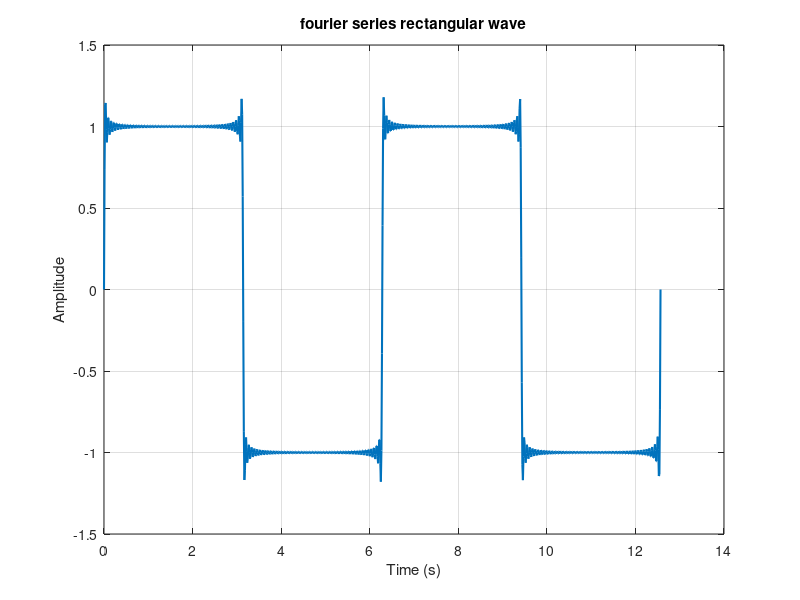
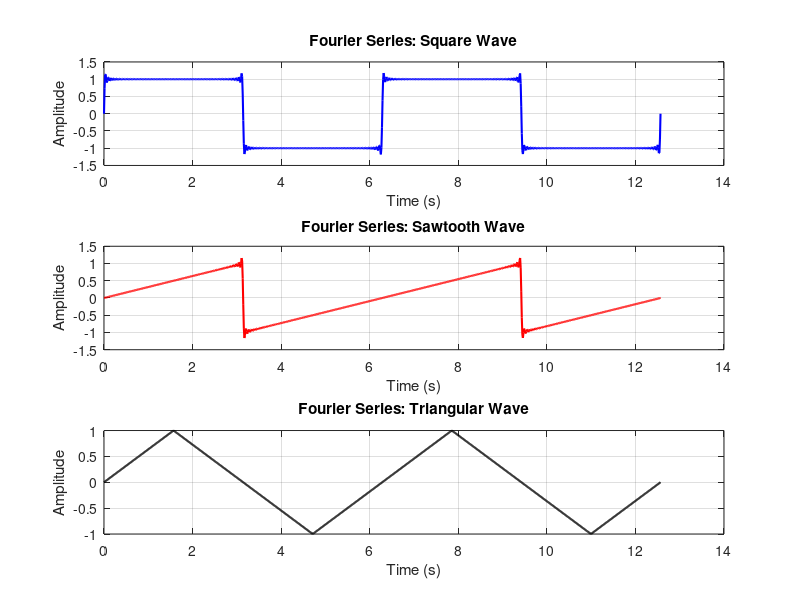

MATLAB code for these plots, in order:
%% =========================================================================
% EXPERIMENT NO. 7
% AIM: To Study the Fourier series of Square, Sawtooth and Triangular waves using MATLAB/Scilab.
% =========================================================================

clc;
clear all;
close all;

% Parameters matching syllabus
T = 2*pi;
omega = 2*pi/T;
t = linspace(0, 4*pi, 1000);
N = 100; % Number of harmonics

% -------------------------------------------------------------------------
% 1. Rectangular / Square Wave Fourier Series (matching peer's file)
% -------------------------------------------------------------------------
sq_wave = zeros(size(t));
for n = 1:2:N
    sq_wave = sq_wave + (4 / (n * pi)) * sin(n * omega * t);
end

figure('Name', 'Experiment 7 - Rectangular Wave Fourier Series', 'NumberTitle', 'off', 'Color', 'w');
plot(t, sq_wave, 'LineWidth', 1.5);
grid on;
xlabel('Time (s)');
ylabel('Amplitude');
title("fourier series rectangular wave");

% -------------------------------------------------------------------------
% 2. All Three Waveforms (Square, Sawtooth, Triangular) as in Aim
% -------------------------------------------------------------------------
% Sawtooth Wave Fourier Series
saw_wave = zeros(size(t));
for n = 1:N
    saw_wave = saw_wave + (2 / (n * pi)) * ((-1)^(n+1)) * sin(n * omega * t);
end

% Triangular Wave Fourier Series
tri_wave = zeros(size(t));
for n = 1:2:N
    tri_wave = tri_wave + (8 / (pi^2 * n^2)) * ((-1)^((n-1)/2)) * sin(n * omega * t);
end

figure('Name', 'Experiment 7 - Square, Sawtooth & Triangular Waves', 'NumberTitle', 'off', 'Color', 'w');

subplot(3, 1, 1);
plot(t, sq_wave, 'b-', 'LineWidth', 1.5);
grid on;
title('Fourier Series: Square Wave');
xlabel('Time (s)'); ylabel('Amplitude');

subplot(3, 1, 2);
plot(t, saw_wave, 'r-', 'LineWidth', 1.5);
grid on;
title('Fourier Series: Sawtooth Wave');
xlabel('Time (s)'); ylabel('Amplitude');

subplot(3, 1, 3);
plot(t, tri_wave, 'k-', 'LineWidth', 1.5);
grid on;
title('Fourier Series: Triangular Wave');
xlabel('Time (s)'); ylabel('Amplitude');
